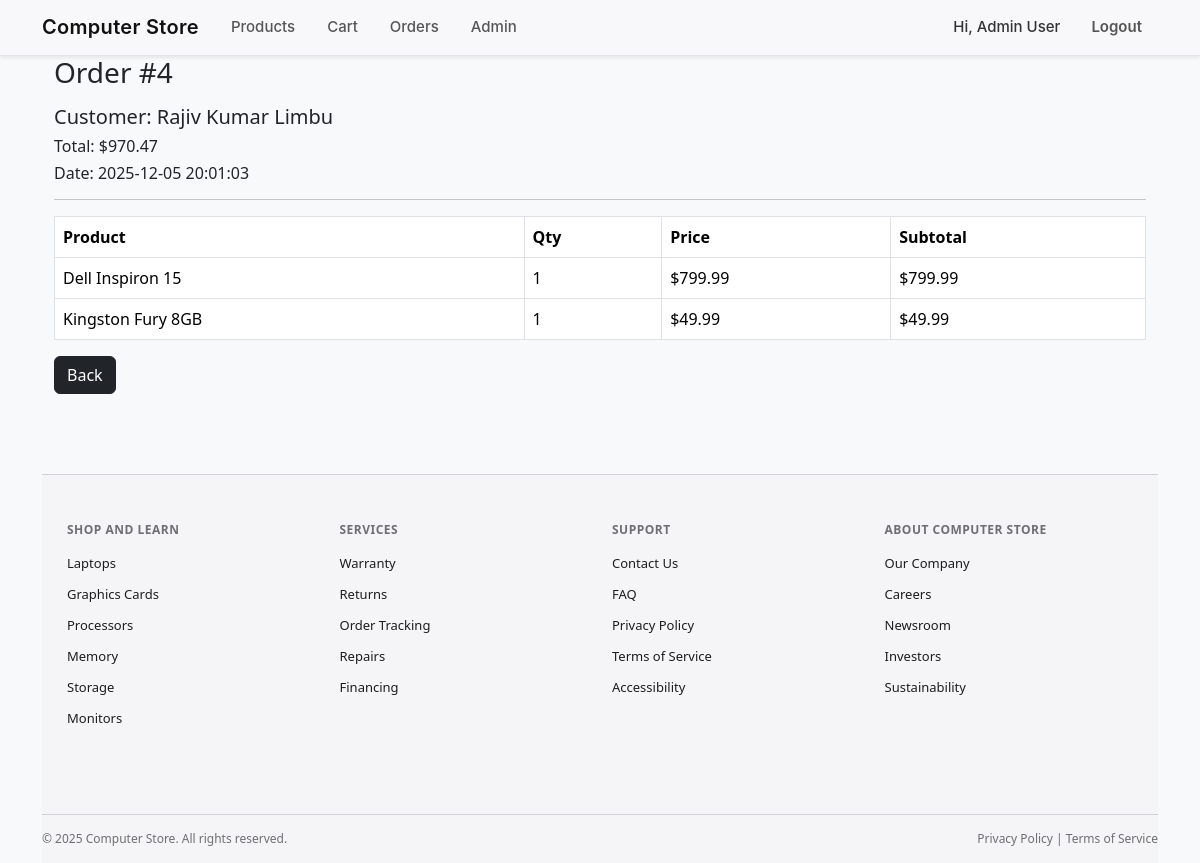
The app's page /admin/order_view.php?id=4 (signed in) with its own data.
### tables this page shows
CREATE TABLE `orders` (
  `id` int(11) NOT NULL,
  `user_id` int(11) DEFAULT NULL,
  `total_price` decimal(10,2) DEFAULT NULL,
  `order_date` datetime DEFAULT current_timestamp()
);

CREATE TABLE `users` (
  `id` int(11) NOT NULL,
  `name` varchar(100) DEFAULT NULL,
  `email` varchar(100) DEFAULT NULL,
  `password` varchar(255) DEFAULT NULL,
  `is_admin` tinyint(1) DEFAULT 0
);

CREATE TABLE `order_items` (
  `id` int(11) NOT NULL,
  `order_id` int(11) DEFAULT NULL,
  `product_id` int(11) DEFAULT NULL,
  `quantity` int(11) DEFAULT NULL,
  `price` decimal(10,2) DEFAULT NULL
);

CREATE TABLE `products` (
  `id` int(11) NOT NULL,
  `name` varchar(100) DEFAULT NULL,
  `brand` varchar(100) DEFAULT NULL,
  `description` text DEFAULT NULL,
  `price` decimal(10,2) DEFAULT NULL,
  `image_url` varchar(255) DEFAULT NULL,
  `category` varchar(50) DEFAULT NULL,
  `stock` int(11) DEFAULT 0
);

### admin/order_view.php (the view, shortened to what this page needs)
<?php
require_once "../db.php";
require_once "../header.php";
$order_id = $_GET['id'] ?? 0;
$sql = "SELECT o.total_price, o.order_date, u.name
        FROM orders o
        JOIN users u ON o.user_id = u.id
        WHERE o.id=?";
$stmt = $conn->prepare($sql);
$stmt->bind_param("i", $order_id);
$stmt->execute();
$order = $stmt->get_result()->fetch_assoc();
?>
<div class="container mb-4">
    <h3 class="mb-3">Order #<?= $order_id; ?></h3>
    <h5>Customer: <?= $order['name']; ?></h5>
    <h6>Total: $<?= number_format($order['total_price'], 2); ?></h6>
    <h6>Date: <?= $order['order_date']; ?></h6>
    <hr>
    <table class="table table-bordered">
        <tr>
            <th>Product</th>
            <th>Qty</th>
            <th>Price</th>
            <th>Subtotal</th>
        </tr>
    <?php
    $sql = "SELECT p.name, oi.quantity, oi.price
            FROM order_items oi
            JOIN products p ON oi.product_id = p.id
            WHERE oi.order_id=?";
    $stmt = $conn->prepare($sql);
    $stmt->bind_param("i", $order_id);
    $stmt->execute();
    $result = $stmt->get_result();
    while ($row = $result->fetch_assoc()):
        $sub = $row['quantity'] * $row['price'];
    ?>
        <tr>
            <td><?= $row['name']; ?></td>
            <td><?= $row['quantity']; ?></td>
            <td>$<?= number_format($row['price'], 2); ?></td>
            <td>$<?= number_format($sub, 2); ?></td>
        </tr>
    <?php endwhile; ?>
    </table>
    <a href="orders.php" class="btn btn-dark">Back</a>
</div>
<?php require_once "../footer.php"; ?>

### records on screen
orders: user.name "Rajiv Kumar Limbu", total_price "970.47", order_date "2025-12-05 20:01:03"
order_items: product.name "Dell Inspiron 15", quantity "1", price "799.99"
order_items: product.name "Kingston Fury 8GB", quantity "1", price "49.99"

### other values on screen
$_SESSION['user_name'] "Admin User"
$order_id "4"
